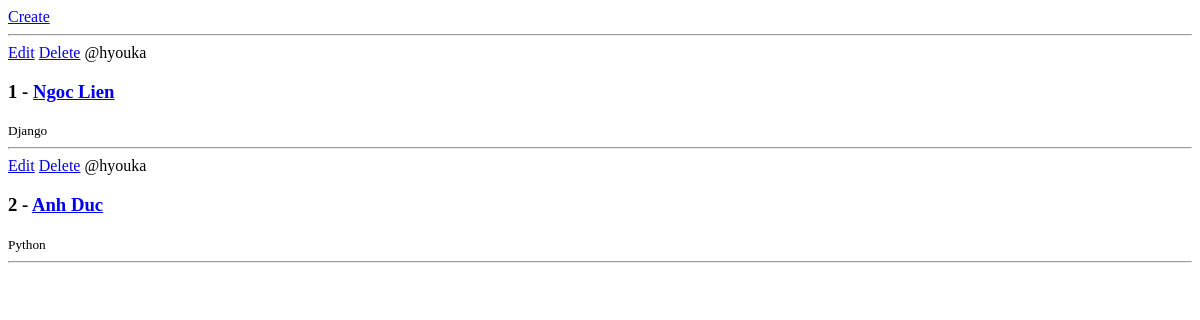
Before: / with the older database file.
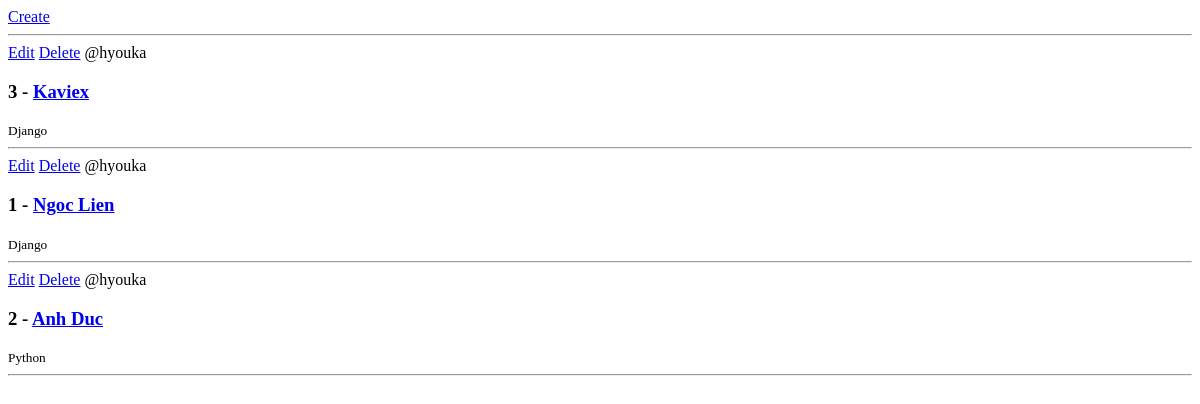
After: the same page with the newer database file.
### base/models.py (models this page shows, shortened)
class Room(models.Model):
    host = models.ForeignKey(User, on_delete=models.SET_NULL, null=True)
    topic = models.ForeignKey(Topic, on_delete=models.SET_NULL, null=True)
    name = models.CharField(max_length=100)
    description = models.TextField(null=True, blank=True)
    updated = models.DateTimeField(auto_now=True)
    created = models.DateTimeField(auto_now_add=True)
    class Meta:
        ordering = ['-updated', '-created']

class Topic(models.Model):
    topic = models.CharField(max_length=200)

### base/views.py (the view)
# urls.py: path('', views.index, name='home'),
def index(request):
    rooms = Room.objects.all()
    content = {'rooms': rooms}
    return render(request, 'base/home.html', content)

### base/templates/base/home.html (shortened to what this page needs)
{% extends "main.html" %}
{% block content %}
<div>
    <a href="{% url 'create_room' %}">Create</a>
    <hr>
    {% for room in rooms %}
    <div>
        <a href="{% url 'update_room' room.id %}">Edit</a>
        <a href="{% url 'delete_room' room.id %}">Delete</a>
        <span>@{{room.host.username}}</span>
        <h3>{{room.id}} - <a href="{% url 'room' room.id %}"> {{room.name}} </a></h3>
        <small>{{room.topic.topic}}</small>
        <hr>
    </div>
    {% endfor %}
</div>
{% endblock content %}

### templates/main.html (shortened to what this page needs)
<!DOCTYPE html>
<html lang="en">
<head>
</head>
<body>
    {% block content %}
    {% endblock content %}
</body>
</html>

Changed rows visible on the page:
added Room: host.username "hyouka", id "3", name "Kaviex", topic.topic "Django"
